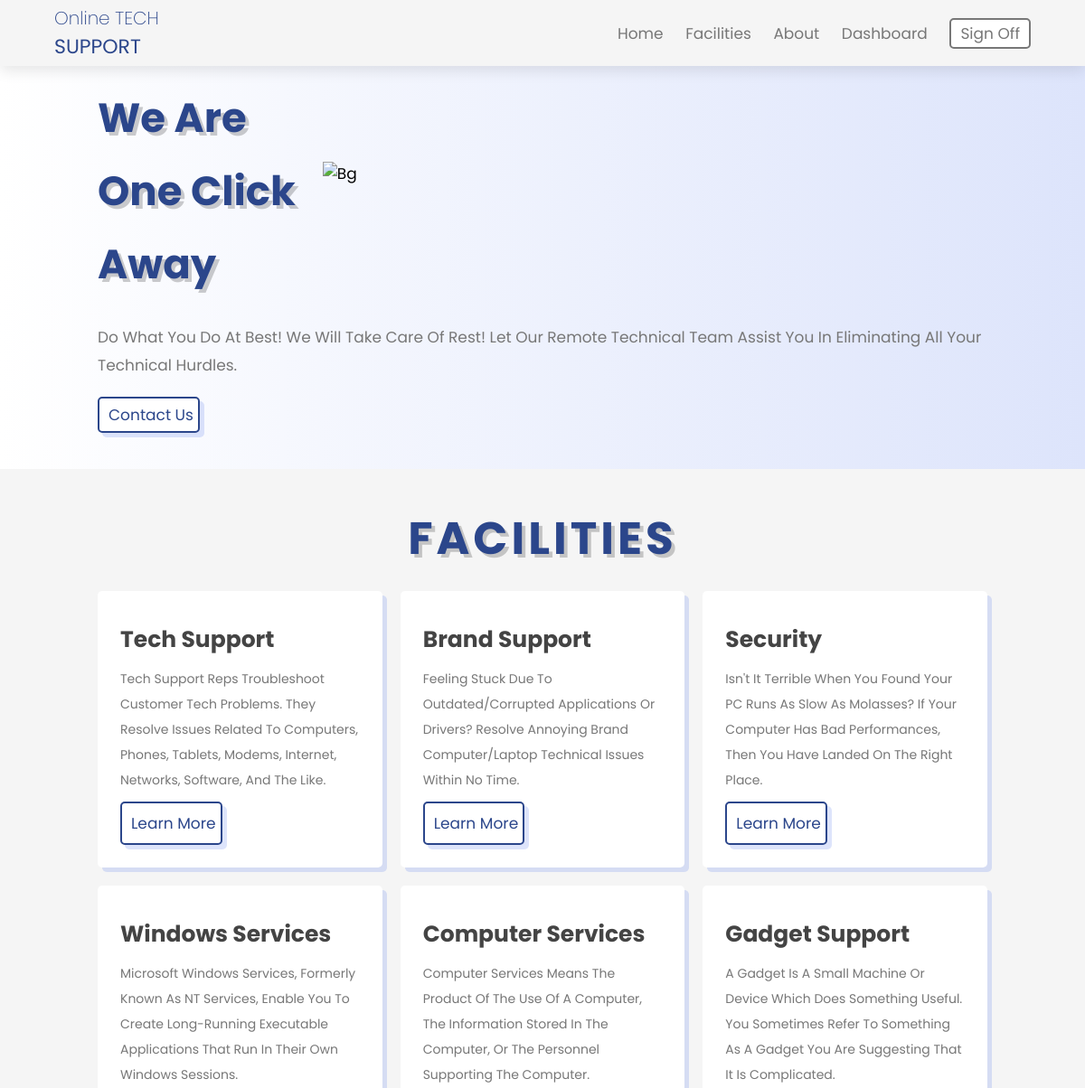
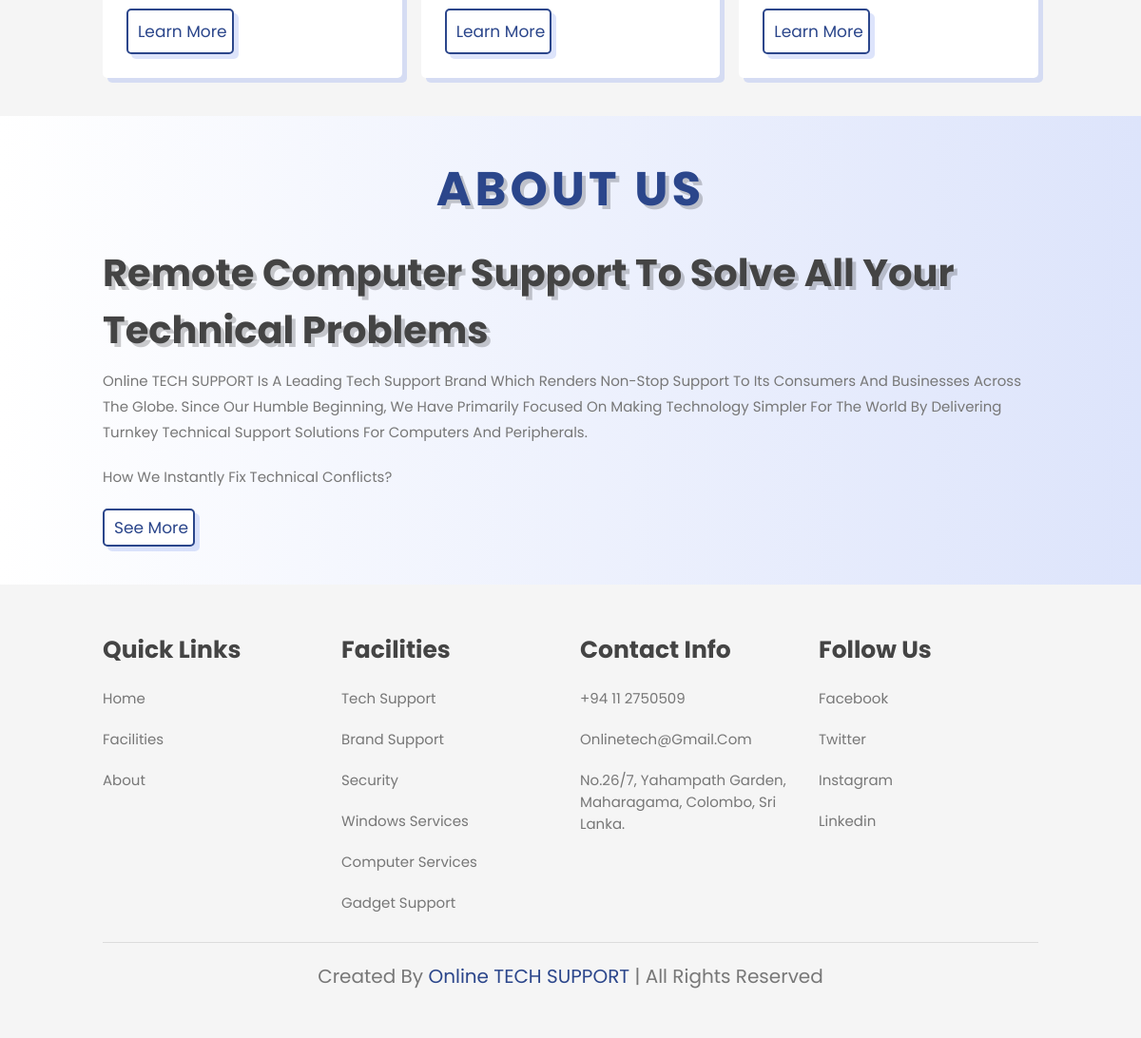
Screenshot of /Admin/index.php with the database file from the repository (2 pictures, top to bottom).
### tables this page shows
CREATE TABLE IF NOT EXISTS `facility_info` (
  `facility_no` int NOT NULL,
  `facility_name` varchar(50) NOT NULL,
  `id` int NOT NULL AUTO_INCREMENT,
  `description` text NOT NULL,
  `price` int NOT NULL,
  PRIMARY KEY (`id`)
);

### Admin/index.php (the view, shortened to what this page needs)
<?php
require_once("dbcon/dbcon.php");
$query = "SELECT * FROM facility_info ORDER BY ID";
$result=mysqli_query($con,$query);
?>
<!DOCTYPE html>
<html lang="en">
<head>
    <link rel="stylesheet" href="style.css">
</head>
<body>
<header class="header">
    <a href="#" class="logo"><span class="ln1">Online TECH</span><br><span class="ln2">SUPPORT</span> </a>
    <nav class="navbar">
        <a href="#home">Home</a>
        <a href="#services">Facilities</a>
        <a href="#about">About</a>
        <a href="home.php">Dashboard</a>
        <a href="logoff.php" class="btn login"> Sign Off </a>
    </nav>
</header>
<section class="home" id="home">
    <div class="content">
        <h3 class="h3">We are one click away</h3>
    </div>
    <div class="image">
        <img src="../Images/tech.jpg" alt="bg">
    </div>
    <div class="content">
        <p>Do what you do at best! We will take care of rest!
            Let our remote technical team assist you in eliminating all your technical hurdles.</p>
        <a href="#contact" class="btn"> contact us </a>
    </div>
</section>
<section class="services" id="services">
    <h1 class="heading"> Facilities </h1>
    <div class="box-container">
    <?php
    while($myrow=mysqli_fetch_row($result))  {
		echo "<tr>";
		for($f=1;$f<mysqli_num_fields($result)-1;$f++)  {
			echo "<div class=box id=$f+1>";
            echo"<h3>".htmlspecialchars($myrow[$f]);
            echo "</h3><p>".htmlspecialchars($myrow[$f+2]);
            $f=$f+3;
            echo "<br><a class=btn href=../Facilities/fac".urlencode($myrow[2]); echo" > learn more </a></div>";
		}
    }
        ?>
    </div>
</section>
<section class="about" id="about">
    <h1 class="heading"> <span>About</span> us </h1>
    <div class="row">
        <div class="content">
            <h2>Remote Computer Support To Solve All Your Technical Problems</h2>
            <p>Online TECH SUPPORT is a leading tech support brand which renders non-stop support to its consumers and businesses across the globe. Since our humble beginning, we have primarily focused on making technology simpler for the world by delivering turnkey technical support solutions for computers and peripherals.</p>
            <p>How we instantly fix technical conflicts? </p>
            <a href="../aboutus.php" class="btn"> See more </a>
        </div>
    </div>
</section>
<section class="footer">
    <div class="box-container">
        <div class="box">
            <h3>Quick Links</h3>
            <a href="#">  Home </a>
            <a href="#services">  Facilities </a>
            <a href="#about">  About </a>
        </div>
        <div class="box">
            <h3>Facilities</h3>
            <a href="#b1">  Tech Support </a>
            <a href="#b2">  Brand Support </a>
            <a href="#b3">  Security </a>
            <a href="#b4">  Windows Services </a>
            <a href="#b5">  Computer Services </a>
            <a href="#b6">  Gadget Support </a>
        </div>
        <div class="box">
            <h3 id="contact">Contact info</h3>
            <a href="">  +94 11 2750509 </a>
            <a href="">  onlinetech@gmail.com </a>
            <a href="">  No.26/7, Yahampath Garden, Maharagama, Colombo, Sri Lanka. </a>
        </div>
        <div class="box">
            <h3>Follow Us</h3>
            <a href="#">  facebook </a>
            <a href="#">  twitter </a>
            <a href="#">  instagram </a>
            <a href="#">  linkedin </a>
                </div>
    </div>
    <div class="credit"> created by <span>Online TECH SUPPORT</span> | all rights reserved </div>
</section>
</body>
</html>

### Admin/style.css (style rules this page uses)
body { background-image: linear-gradient(to right, white,#5478ec33);color:black;font-family:'Poppins',sans-serif;font-size:1.7rem; }
:root { --blue:#2b468b; --light-blue:.5rem .5rem 0 #afc3ff; --black:#444; --light-color:#777; --box-shadow:.5rem .5rem 0 rgba(84, 120, 236, 0.2); --text-shadow:.4rem .4rem 0 rgba(0, 0, 0, .2); --border:.2rem solid var(--blue); --border2:.2rem solid var(--light-color); }
* { font-family: 'Poppins', sans-serif; margin:0; padding: 0; box-sizing: border-box; outline: none; border: none; text-transform: capitalize; transition: all .2s ease-out; text-decoration: none; }
html { font-size: 62.5%; overflow-x: hidden; scroll-padding-top: 7rem; scroll-behavior: smooth; }
section { padding:4rem 9%; }
section:nth-child(odd) { background: #f5f5f5; }
.heading { text-align: center; padding-bottom: 2rem; text-shadow: var(--text-shadow); text-transform: uppercase; color:var(--blue); font-size: 5rem; letter-spacing: .4rem; }
.heading span { text-transform: uppercase; color:var(--blue); }
.btn { display: inline-block; margin-top: 1rem; padding: .5rem; padding-left: 1rem; border:var(--border); border-radius: .5rem; box-shadow: var(--box-shadow); color:var(--blue); cursor: pointer; font-size: 1.7rem; background: #fff; }
.header .navbar .btn { display: inline-block; margin-top: 0.1rem; padding: .2rem; padding-left: 1rem; padding-right: 1rem; border:var(--border2); border-radius: .5rem; box-shadow: none; color:var(--light-color); cursor: pointer; font-size: 1.7rem; background: #fff; }
header { padding:0.5rem 5%; position: fixed; top:0; left: 0; right: 0; z-index: 1000; box-shadow: 0 .5rem 1.5rem rgba(0, 0, 0, .1); display: flex; align-items: center; justify-content: space-between; background: #f5f5f5; }
.header .logo span { font-size: 2rem; font-weight: 200; vertical-align:top; color: #2b468b; }
.header .logo .ln2 { font-size: 2.2rem; font-weight: 400; vertical-align:top; }
.header .navbar a { font-size: 1.7rem; color: var(--light-color); margin-left: 2rem; }
.home { display: flex; align-items: center; flex-wrap: wrap; gap:1.5rem; padding-top: 5rem; }
.home .image { flex:4 1 60rem; }
.home .image img { width: 100%; }
.home .content { flex:1 2 20rem; }
.home .content h3 { font-size: 4.5rem; margin-top: 4rem; color:var(--blue); line-height: 1.8; text-shadow: var(--text-shadow); }
.home .content p { font-size: 1.7rem; color:var(--light-color); line-height: 1.8; padding: 1rem 0; }
.services .box-container { display: grid; grid-template-columns: repeat(auto-fit, minmax(27rem, 1fr)); gap:2rem; }
.services .box-container .box { background:#fff; border-radius: .5rem; box-shadow: var(--box-shadow); border-color: var(--border); padding: 2.5rem; }
.services .box-container .box h3 { color: var(--black); font-size: 2.5rem; padding:1rem 0; }
.services .box-container .box p { color: var(--light-color); font-size: 1.4rem; line-height: 2; }
.about .row { display: flex; align-items: center; flex-wrap: wrap; gap:1rem; }
.about .row .content { flex:1 1 40rem; }
.about .row .content h2 { color: var(--black); text-shadow: var(--text-shadow); font-size: 4rem; line-height: 1.5; }
.about .row .content p { color: var(--light-color); padding:1rem 0; font-size: 1.5rem; line-height: 1.8; }
.footer .box-container { display: grid; grid-template-columns: repeat(auto-fit, minmax(22rem, 1fr)); gap:2rem; }
.footer .box-container .box h3 { font-size: 2.5rem; color:var(--black); padding: 1rem 0; }
.footer .box-container .box a { display: block; font-size: 1.5rem; color:var(--light-color); padding: 1rem 0; }
.footer .credit { padding: 1rem; padding-top: 2rem; margin-top: 2rem; text-align: center; font-size: 2rem; color:var(--light-color); border-top: .1rem solid rgba(0, 0, 0, .1); }
.footer .credit span { color:var(--blue); }

### rows the page displays
facility_info: facility_name "Tech Support", description "Tech Support Reps Troubleshoot Customer Tech Problems. They Resolve Issues Related To Computers, Phones, Tablets, Modems, Internet, Networks, Software, And The Like."
facility_info: facility_name "Brand Support", description "Feeling Stuck Due To Outdated/Corrupted Applications Or Drivers? Resolve Annoying Brand Computer/Laptop Technical Issues Within No Time."
facility_info: facility_name "Security", description "Isn't It Terrible When You Found Your PC Runs As Slow As Molasses? If Your Computer Has Bad Performances, Then You Have Landed On The Right Place."
facility_info: facility_name "Windows Services", description "Microsoft Windows Services, Formerly Known As NT Services, Enable You To Create Long-Running Executable Applications That Run In Their Own Windows Sessions."
facility_info: facility_name "Computer Services", description "Computer Services Means The Product Of The Use Of A Computer, The Information Stored In The Computer, Or The Personnel Supporting The Computer."
facility_info: facility_name "Gadget Support", description "A Gadget Is A Small Machine Or Device Which Does Something Useful. You Sometimes Refer To Something As A Gadget You Are Suggesting That It Is Complicated."
